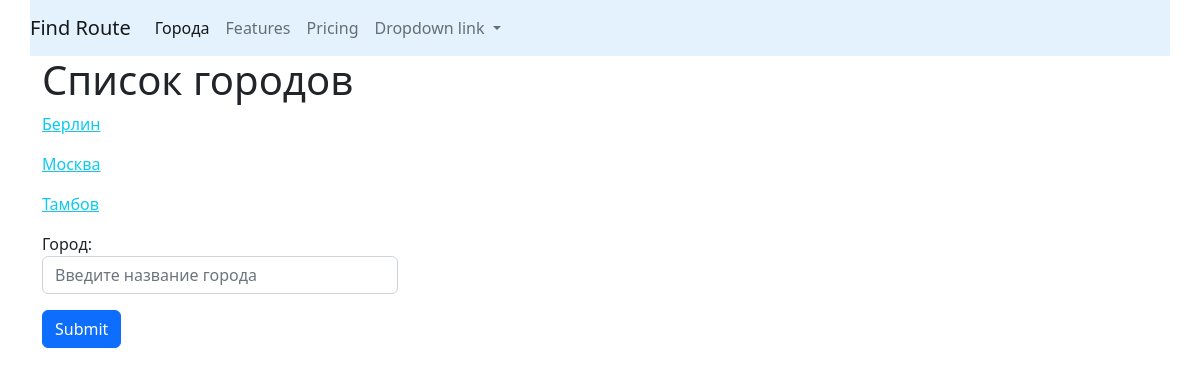
The page /cities/home/ on the database as committed earlier.
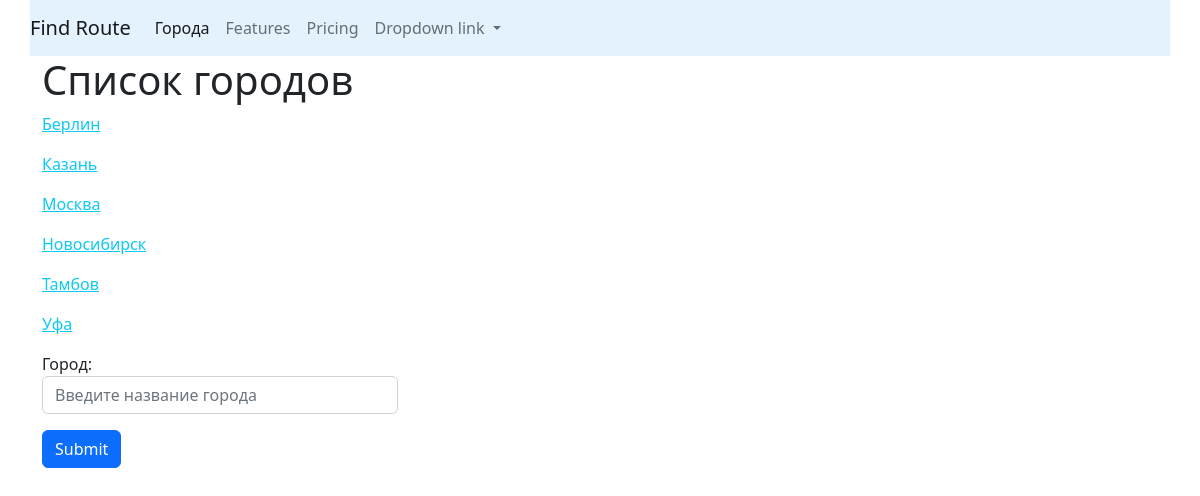
The same page on the database as committed later.
### cities/models.py (models this page shows, shortened)
class City(models.Model):
    name = models.CharField(max_length=100, unique=True, verbose_name='Город')
    class Meta:
        verbose_name = 'Город'
        verbose_name_plural = 'Города'
        ordering = ['name']

### cities/views.py (the view)
# urls.py: 2. Add a URL to urlpatterns:  path('', views.home, name='home')
def home(request, pk=None):
    if request.method == 'POST':
        form = CityForm(request.POST)
        if form.is_valid():
            print(form.cleaned_data)
            form.save()
    form = CityForm()
    queue_set = City.objects.all()
    context = {'object_list': queue_set, 'form': form}
    return render(request, 'cities/home.html', context)

### cities/forms.py
class CityForm(forms.ModelForm):
    name = forms.CharField(label='Город', widget=forms.TextInput(attrs={
        'class': 'form-control',
        'placeholder': 'Введите название города'
    }))
    class Meta:
        model = City
        fields = ('name', )

### cities/templates/cities/home.html (shortened to what this page needs)
{% extends 'base.html' %}
{% block content %}
<h1> Список городов</h1>
<div class="row">
    <div class="col-md">
        {% for city in  object_list %}
            <p>
                <a href="{% url 'detail' pk=city.pk %}" class="link-info">{{city.name}} </a>
            </p>
        {% endfor %}
    </div>
</div>
<div class="row">
    <div class="col-md-4">
        <form action="" method="post"> {% csrf_token %}
    {{form.as_p}}
  <input type="submit" value="Submit" class="btn btn-primary">
</form>
    </div>
</div>
{% endblock %}

### templates/base.html (shortened to what this page needs)
{% url 'cities/home/' as cities_home_url %}
<!doctype html>
<html lang="en">
  <head>
    <link href="https://cdn.jsdelivr.net/npm/bootstrap@5.2.0-beta1/dist/css/bootstrap.min.css" rel="stylesheet">
  </head>
  <body>
    <nav class="navbar navbar-expand-lg container" style="background-color: #e3f2fd;>
    <div class="container-fluid">
    <a class="navbar-brand" href="{% url 'main' %}">Find Route</a>
    <div class="collapse navbar-collapse" id="navbarNavDropdown">
      <ul class="navbar-nav">
        <li class="nav-item">
          <a class="nav-link {% if request.path == cities_home_url %} active {% endif %}" aria-current="page" href="{% url 'cities/home/' %}">Города</a>
        </li>
        <li class="nav-item">
          <a class="nav-link" href="#">Features</a>
        </li>
        <li class="nav-item">
          <a class="nav-link" href="#">Pricing</a>
        </li>
        <li class="nav-item dropdown">
          <a class="nav-link dropdown-toggle" href="#" id="navbarDropdownMenuLink" role="button" data-bs-toggle="dropdown" aria-expanded="false">
            Dropdown link
          </a>
        </li>
      </ul>
    </div>
    </nav>
    <div class="container">
    {% block content %}{% endblock %}
    </div>
  </body>
</html>

Rows that differ between the two databases and show on the page:
added City: name "Казань"
added City: name "Новосибирск"
added City: name "Уфа"
